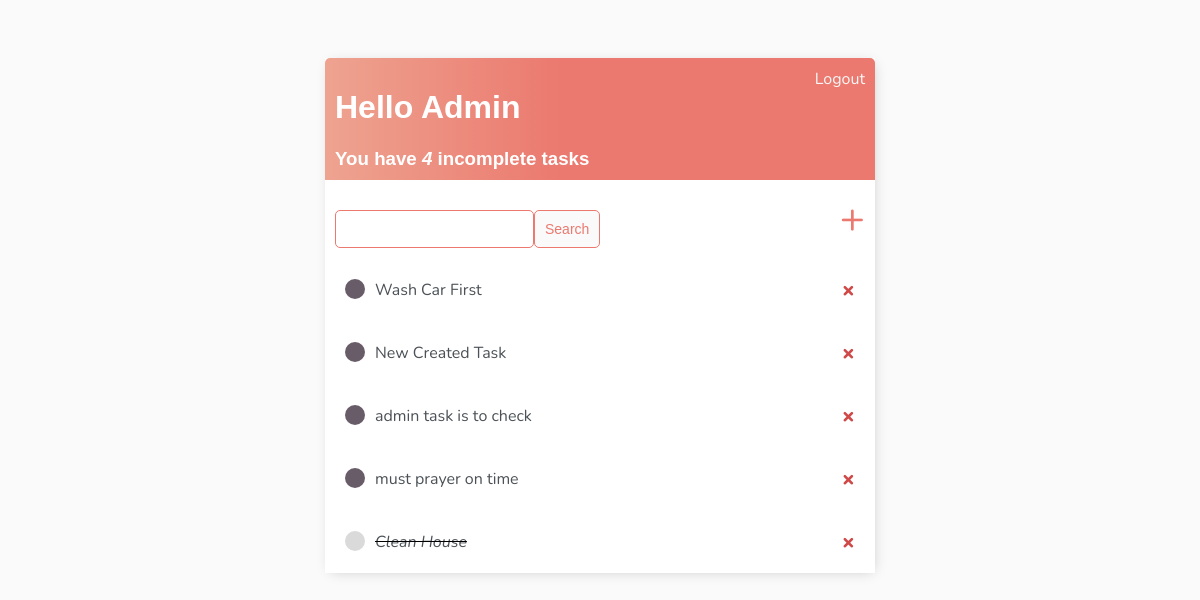
Before: / (signed in) with the older database file.
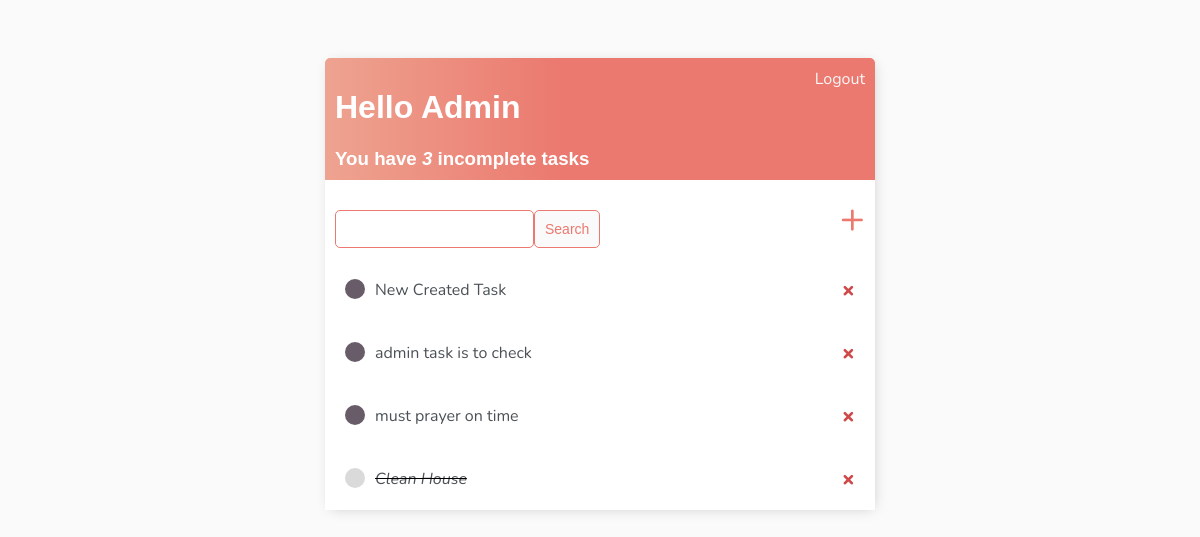
After: the same page with the newer database file.
### baseApp/models.py (models this page shows)
class Task(models.Model):
    user = models.ForeignKey(User, on_delete=models.CASCADE, null=True, blank=True)
    title = models.CharField(max_length=50)
    description = models.TextField(null=True, blank=True)
    complete = models.BooleanField(default=False)
    created = models.DateTimeField(auto_now_add=True)
    def __str__(self):
        return self.title
    class Meta:
        ordering = ["complete"]

### baseApp/views.py (the view)
# urls.py: path('', TaskList.as_view(), name="tasks"),
class TaskList(LoginRequiredMixin, ListView):
    model = Task
    template_name = 'base/task_list.html'
    context_object_name = 'tasks'
    def get_context_data(self, **kwargs):
        context = super().get_context_data(**kwargs)
        context['tasks'] = context['tasks'].filter(user=self.request.user)
        context['count'] = context['tasks'].filter(complete=False).count()
        search_input = self.request.GET.get('search_area') or ''
        if search_input:
            context['tasks'] = context['tasks'].filter(title__startswith = search_input)
        context['search_input'] = search_input
        return context

### templates/base/task_list.html
{% extends 'base/base.html' %}
{% block content %}
<div class="header-bar">
    <div>
        <h1>Hello {{request.user|title}}</h1>
        <h3 style="margin: 0;">You have <i>{{count}}</i> incomplete task{{ count|pluralize:"s"}}</h3>
    </div>
    {% if request.user.is_authenticated %}
    <a href="{% url 'logout' %}">Logout</a>
    {% else %}
    <a href=" {% url 'login' %} ">Login</a>
    {% endif %}
</div>
<div id='search-add-wrapper'>
    <form method='get' action="" style="margin-top: 20px; display: flex;">
        <input type="text" name='search_area' value='{{search_input}}'>
        <button class="button" type='submit'>Search</button>
    </form>
    <a id="add-link" href=" {% url 'create' %} ">&#x2b</a>
</div>
<div class='task-items-wrapper'>
    {% for task in tasks %}
    <div class='task-wrapper'>
        {% if task.complete %}
        <div class='task-title'>
            <div class='task-incomplete-icon'></div>
            <i><s><a href=" {% url 'update' task.id %} ">{{task}}</a></s></i>
        </div>
        <a class='delete-link' href=" {% url 'delete' task.id %} ">&#215;</a>
        {% else %}
        <div class='task-title'>
            <div class='task-complete-icon'></div>
            <a href=" {% url 'update' task.id %} ">{{task}}</a>
        </div>
        <a class='delete-link' href=" {% url 'delete' task.id %} ">&#215;</a>
        {% endif %}
    </div>
    {% empty %}
        <h3>No itmes in a list</h3>
    {% endfor  %}
</div>
{% endblock %}

Changed rows visible on the page:
removed Task: title "Wash Car First"
Other visible differences:
{{ count }}: "4" → "3"
